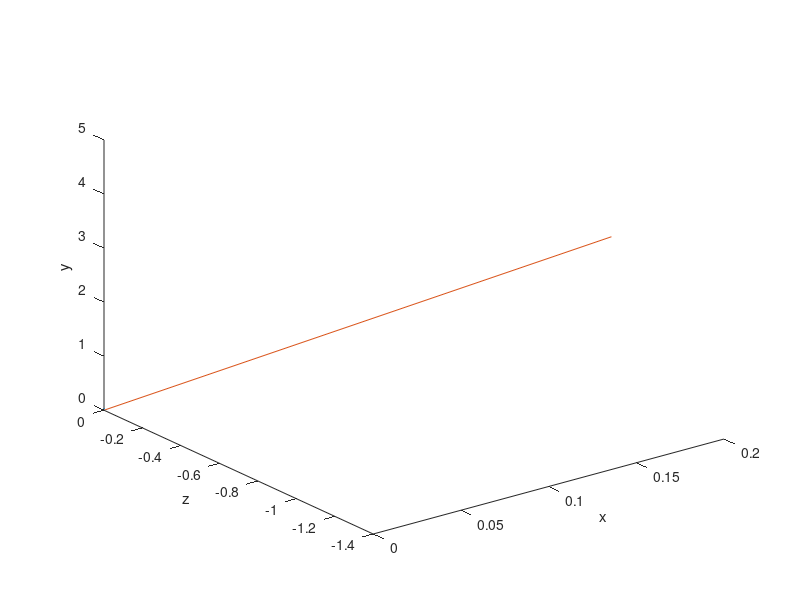

Source code (MATLAB):
%% для получения информации введите команду >> help
% /* ***************************************************************************************************   */
% /* 	|Author: Vladislavert         |ssssssssssssssso++——+++osssssssssssssssssssssssssssssssssssssssss|  */
% /* 	|e-mail: chuvarevan@mail.ru   |yyyysoooooo..   /   |    ./yyyyyyyyyyosshhhhhyyyyyyyyyyyyyyyyyyyy|  */
% /* 	|_____________________________|yyyyyyysssso////  /syyyyyyyyyyyyyyy0    /yhhhhhyyyyyyyyyyyyyyyyyy|  */
% /*	|ssysyyyyysssyyyyyyyyyyyyyyyyyyyyyyyyyyyyyyso+   /ssyyyyyyyyyyyyso    0yhhhhhhhhyhyyyyyyyyyyyyyy|  */
% /*	|syyyyyys+.     ++osy      ...sssoosssssssoo+ +o/osssyyyyso+//s/ /oyyyhyhhhhhhhyyyyyyyyyyyyyyyyy|  */
% /*	|syyyyyysooo+/::/+/  ++++oooo+++ooooosssssshhyyyyyooo+//+oo++/ /:os+++++++++++++yyhhhyyyyyyyyyyy|  */
% /*	|ssssyyyyyys+/    ///////yyyyyys:--::/syo+//:/::::::/ooo+///  /oys\.          /ossyyyyyyyyyy'sss|  */
% /*	|yyyyyysyys/    ::://///////::/:------+s/::----::::::::/:-//+osssyyyyyyyss+/::://o ..........+ss|  */
% /*	|syyyyyyyso/   :ooooooooo---/-----::---:::----::::--:/----://+oooossyyhhhhhy/::::  :oyyyyyyyyyyy|  */
% /*	|yyysyyyyso+ +++/:ooooooo--/-0----/-/-----::::::::.-::::----+/:::::///++++++|     ////shhhhyyyyy|  */
% /*	|ysyyyyyysssossss+/:+oooo:|-00---/-0-..-----.-:---.-------::: ++++++++++//:::/   //::/oyhyyyyyyy|  */
% /*	|syyyyyysssssyyyo+/osssss+-\-0-:|-00.....--...-//:.----::      ssooooooossso+//  ::/+ooyyyyyyyyy|  */
% /*	|yyyyyyssssyyyyso+ssyyyyys+::-\+-\-0---.----..://+o::::-      /sysso+ossooooo++/  //+oosssssysss|  */
% /*	|yyyyyysssyyyyyoosyyyyyyyyyss+--/--------:----:::::::     ///sssssssyssoosoooo\ +++ossyyysyyyyyy|  */
% /*	|ysyyyysyyyyyysssyyyyyyysssso+::::--::/+++/://::://+     ::+osyyhhhyysssssssssso+oossssyyyyyyyyy|  */
% /*	|sssyysyyyyyyyyyyyyyyyyyysssoooo++/++++oooo+++////////\::::/+osyyhhyhyyyssssyyssooosyyyyyyyyyyyy|  */
% /*	|sysyysyyyyyyyyyyyyyyyyyyyyssosoo++++o+oo++///::::|::::::|::::: +osyyhyyssssyyyyyysssyhhhyyyyyyy|  */
% /*	╔═══╦═══╦═══╦══╦══╗yyyyyysyo////\                  \---/-        /+syyyssssyyyyhhyysyyyhyyyyyyyy|  */
% /*	║╔═╗║╔══╣╔══╩╗╔╣╔═╣╗─╔══╦══╗oooooooooo++++o+++/:::/:::/++         /oyyyyssyyhhhhhyhhyhhhyyyyyyyy|  */
% /*	║╚═╝║╚══╣║╔═╗║║║╚═╣║─║╔╗║╔╗║yysyyyso+++ssosoo+o+/::::::-:+ooo+        syyyyyyyhhyhhhhyyyyyyyyyyy|  */
% /*	║╔╗╔╣╔══╣║╚╗║║║╚═╗║║─║╚╝║╚╝╚╗yyyssssoosoo++++++++:---:--:+oossso       oyysyyhhhhhhhhyhhyyhhyyyy|  */
% /*	║║║║║╚══╣╚═╝╠╝╚╦═╝║╚═╣╔╗║ ═ ║ysyysssssoooooooo++++:----::+oossysso++    oyyhyyhhyhyyhyhyyhyhyyyy|  */
% /*	╚╝╚╝╚═══╩═══╩══╩══╩══╩╝╚╩═══╝yyysssssooooo++++++//:---:/++oosssssysss+: osyhhhyhhyyhyyyyyyyyyyyy|  */
% /* ***************************************************************************************************   */
% latitude(широта)
% Longitude(долгота)
% Altitude(высота)
% Значение углов ориентации во время начальной выставки БИНС
% Azimuth(Азимут)
% Pitch(Тангаж)
% Roll(Крен)

% определение положение в WGS-84
% 1. Накопить позицию по GPS(провести начальную выставку, в том числе БИНС)
% для дальнейшего перевода из стартовой СК в ГСК
% 2. Перевод из ССК в связанные нормальные оси(СНС) с помощью матрицы
% повротов, для определение позиции в стартовой СК
% 3. Перевод из стартовой СК в геоцентрическую СК(WGS-84) с помощью
% сложения

%%
% положение в WGS-84
% latitude(широта) = 55.814068
% Longitude(долгота) = 37.50038
% Altitude(высота) = 210.7
% Значение углов ориентации во время начальной выставки БИНС
% Azimuth(Азимут) = 320.0798
% Pitch(Тангаж) = 0.6876
% Roll(Крен) = -1.9878

%%
coordinateWGS = [55.814068, 37.50038, 210.7];

%angl = [0*pi/180; 90*pi/180; 45*pi/180];
angl = [0*pi/180; -1.46; 0.313];

            R = [cos(angl(3))*cos(angl(2)), sin(angl(1))*sin(angl(3))*cos(angl(2))-cos(angl(1))*sin(angl(2)), cos(angl(1))*sin(angl(3))*cos(angl(2))+sin(angl(1))*sin(angl(2));...
                 cos(angl(3))*sin(angl(2)), sin(angl(1))*sin(angl(3))*sin(angl(2))+cos(angl(1))*cos(angl(2)), cos(angl(1))*sin(angl(3))*sin(angl(2))-sin(angl(1))*cos(angl(2));...
                 -sin(angl(3))                                       , sin(angl(1))*cos(angl(3))                                        , cos(angl(1))*cos(angl(3))] ;
Vector = [0;0;4.28];
Rotation = R*Vector

plot3([0,Vector(1)],[0,Vector(2)],[0,Vector(3)])
hold on
plot3([0,Rotation(1)],[0,Rotation(2)],[0,Rotation(3)])
xlabel('x')
ylabel('z')
zlabel('y')
